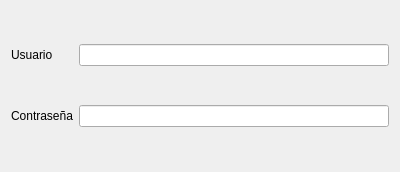
<?xml version="1.0" encoding="UTF-8"?>
<ui version="4.0">
 <class>Form</class>
 <widget class="QWidget" name="Form">
  <property name="geometry">
   <rect>
    <x>0</x>
    <y>0</y>
    <width>400</width>
    <height>172</height>
   </rect>
  </property>
  <property name="windowTitle">
   <string>Login</string>
  </property>
  <layout class="QGridLayout" name="gridLayout">
   <item row="0" column="0">
    <widget class="QLabel" name="label">
     <property name="text">
      <string>Usuario</string>
     </property>
    </widget>
   </item>
   <item row="0" column="1">
    <widget class="QLineEdit" name="Usuario"/>
   </item>
   <item row="1" column="0">
    <widget class="QLabel" name="label_2">
     <property name="text">
      <string>Contraseña</string>
     </property>
    </widget>
   </item>
   <item row="1" column="1">
    <widget class="QLineEdit" name="contrasena"/>
   </item>
  </layout>
 </widget>
 <resources/>
 <connections/>
</ui>
